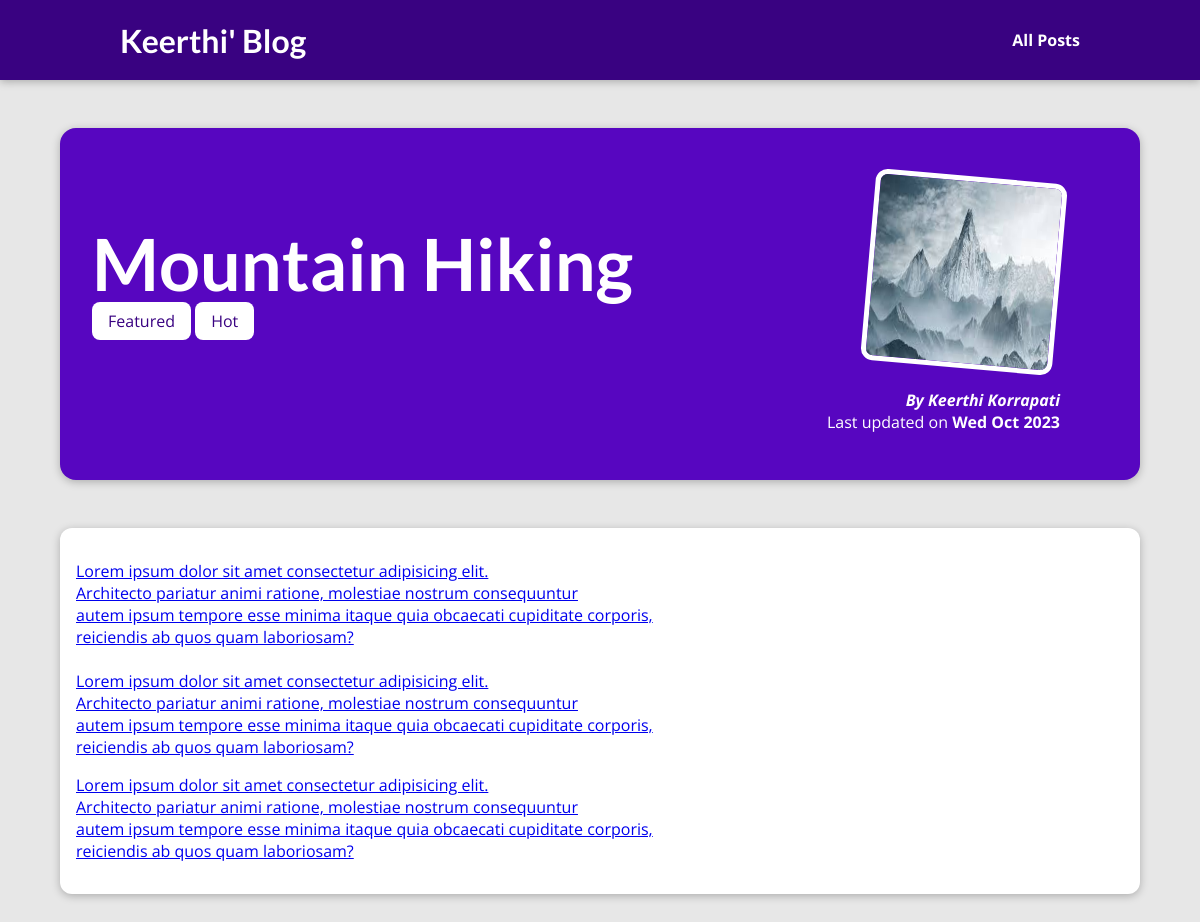
The page /posts/hike-in-the-mountains on the database its author committed.
### blog/models.py (models this page shows, shortened)
class Post(models.Model):
    title = models.CharField(max_length=150)
    excerpt = models.CharField(max_length=200)
    image_name = models.CharField(max_length=100)
    date = models.DateField(auto_now=True)
    slug = models.SlugField(unique=True, db_index=True)
    content = models.TextField(validators=[MinLengthValidator(10)])
    author = models.ForeignKey(Author, on_delete=models.SET_NULL, null=True, related_name="posts") #One-To-Many Relation with Author
    tags = models.ManyToManyField(Tag)

class Tag(models.Model):
    caption = models.CharField(max_length=20)

class Author(models.Model):
    first_name = models.CharField(max_length=100)
    last_name = models.CharField(max_length=100)
    email_address = models.EmailField()
    def full_name(self):
        return f"{self.first_name} {self.last_name}"
    def __str__(self):
        return self.full_name()

### blog/views.py (the view)
# urls.py: path("posts/<slug:slug>", views.post_detail,name="post-detail-page") #/posts/postName
def post_detail(request,slug):
    identified_post = get_object_or_404(Post, slug=slug)  # replaced Post.objects.get(slug=slug) with error
    return render(request, "blog/post-detail.html",{
        "post": identified_post,
        "post_tags": identified_post.tags.all()
    })

### blog/templates/blog/post-detail.html (shortened to what this page needs)
{% extends "base.html" %}
{% load static %}
{% block css_files %}
    <link rel="stylesheet" href="{% static "blog/post-detail.css" %}"/>
{% endblock  %}
{% block content %}
    <section id="summary">
        <h2>{{ post.title }}</h2>
        <div>
            {% for tag in post_tags %}
                <span class="tag">{{ tag.caption }}</span>
            {% endfor %}
        </div>
        <article>
            <img src="{% static "blog/images/"|add:post.image_name %}" alt="{{ post.title }}" />
            <address>By <a href="mailto:{{ post.author.email_address }}">{{ post.author }} </address>
            <div>
                Last updated on <time>{{ post.date|date:"D M Y" }}</time>
            </div>
        </article>
    </section>
    <main>
        {{ post.content|linebreaks }}
    </main>
{% endblock %}

### templates/base.html (shortened to what this page needs)
{% load static %}
<!DOCTYPE html>
<html lang="en">
<head>
    <link rel = "stylesheet" href="{% static "app.css" %}">
    {% block css_files %}{% endblock %}
</head>
<body>
    <header id="main-navigation">
        <h1><a href="{% url "starting-page" %}">Keerthi' Blog</a></h1>
        <nav>
            <a href="{% url "posts-page" %}">All Posts</a>
        </nav>
    </header>
    {% block content %}
    {% endblock %}
</body>
</html>

### static/app.css (style rules this page uses)
* { box-sizing: border-box; }
html { font-family: 'Open Sans', 'Lato', sans-serif; }
body { margin: 0; }
h1, h2, h3 { font-family: 'Lato', sans-serif; font-weight: bold; }
#main-navigation { width: 100%; height: 5rem; display: flex; justify-content: space-between; align-items: center; padding: 0 10%; position: absolute; top: 0; left: 0; }
#main-navigation a { text-decoration: none; color: white; font-weight: bold; }

### blog/static/blog/post-detail.css (style rules this page uses)
body { background-color: #e7e7e7; }
#main-navigation { background-color: #390281; box-shadow: 0 2px 8px rgba(0, 0, 0, 0.25); }
#summary { margin: 8rem auto 3rem auto; padding: 2rem; width: 90%; max-width: 90rem; border-radius: 16px; background-color: #5706c0; position: relative; box-shadow: 0 2px 8px rgba(0, 0, 0, 0.25); height: 22rem; }
#summary h2 { color: white; font-size: 4.5rem; margin-bottom: 0.25rem; }
#summary article { position: absolute; top: 2rem; right: 3rem; padding: 1rem 2rem; border-radius: 12px; text-align: right; color: white; }
#summary article img { width: 12rem; height: 12rem; border-radius: 12px; transform: rotateZ(5deg); border: 5px solid white; margin-bottom: 1rem; }
#summary address { font-weight: bold; }
#summary a { color: white; text-decoration: none; }
#summary time { font-weight: bold; }
main { width: 90%; max-width: 90rem; margin: 3rem auto; background-color: white; padding: 1rem; border-radius: 12px; box-shadow: 0 2px 8px rgba(0, 0, 0, 0.25); }
.tag { background-color: white; color: #390281; padding: 0.5rem 1rem; border-radius: 8px; }

### rows shown on the page
Post: title "Mountain Hiking", image_name (picture), author "Keerthi Korrapati", date "Wed Oct 2023", content "Lorem ipsum dolor sit amet consectetur adipisicing elit. Architecto pariatur animi ratione, molestiae nostrum consequuntur autem ipsum tempore esse minima itaque quia obcaecati cupiditate corporis, reiciendis ab quos quam laboriosam? Lorem ipsum dolor sit amet consectetur adipisicing elit. Architecto pariatur animi ratione, molestiae nostrum consequuntur autem ipsum tempore esse minima itaque quia obcaecati cupiditate corporis, reiciendis ab quos quam laboriosam? Lorem ipsum dolor sit amet consectetur adipisicing elit. Architecto pariatur animi ratione, molestiae nostrum consequuntur autem ipsum tempore esse minima itaque quia obcaecati cupiditate corporis, reiciendis ab quos quam…"
Tag: caption "Featured"
Tag: caption "Hot"
